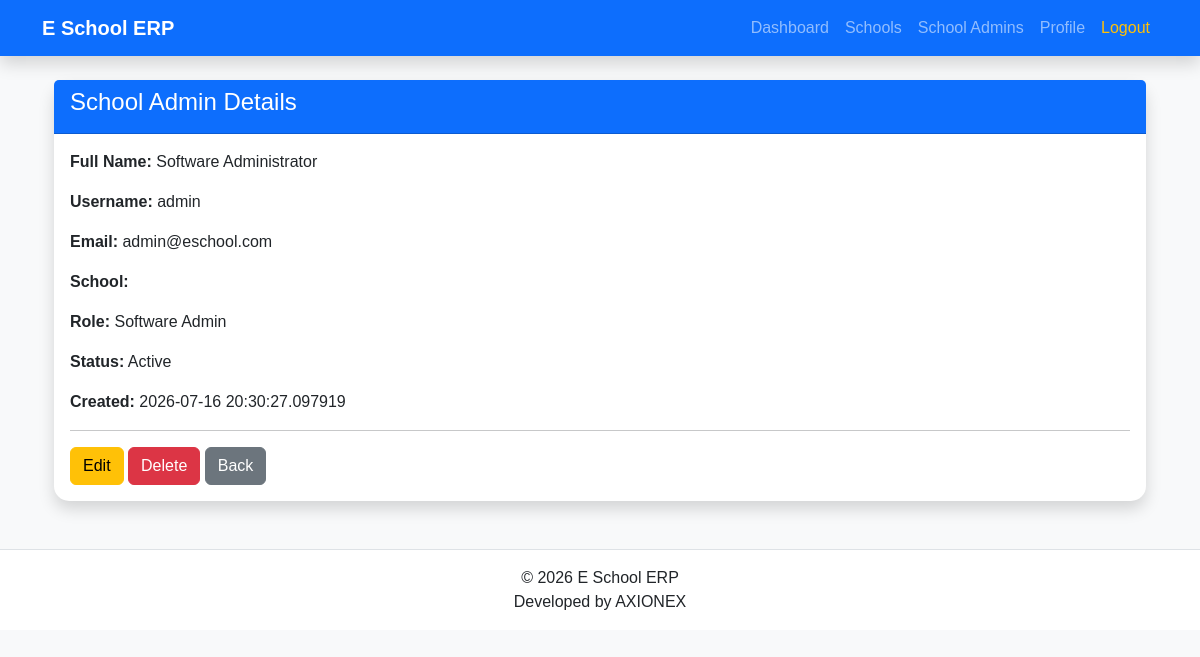
/software-admin/school-admins/1 (signed in), run on an earlier commit of the app's database.
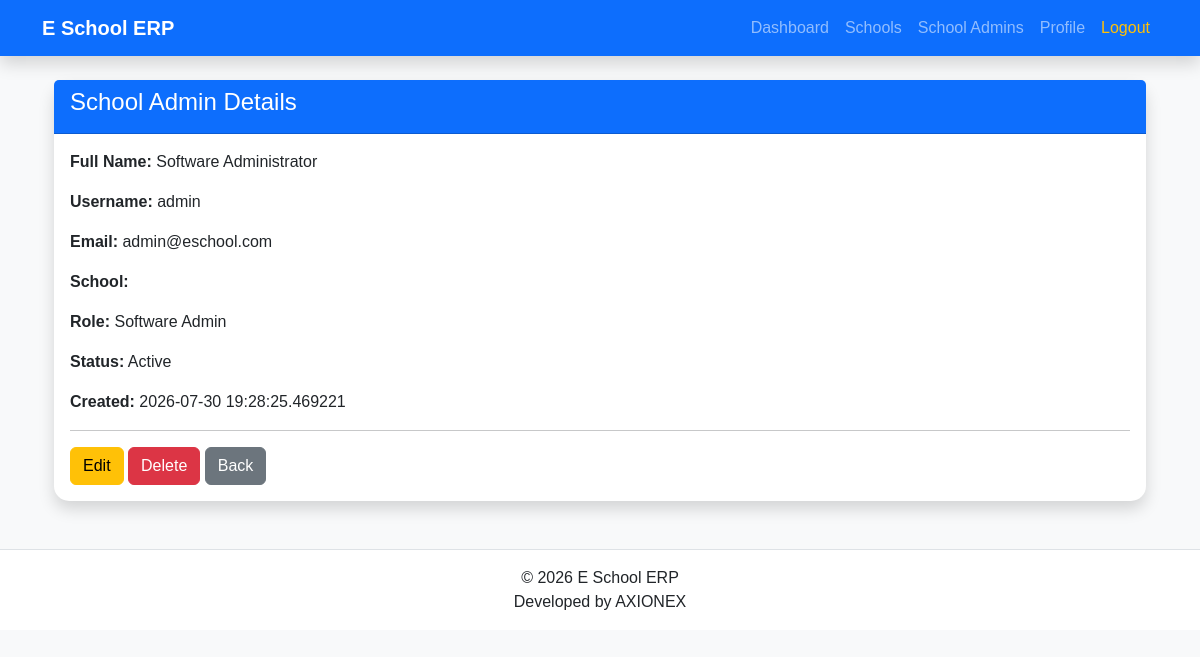
And on a later commit of the database.
### app/models/user.py (models this page shows, shortened)
class User(UserMixin, db.Model):
    __tablename__ = "users"
    id = db.Column(db.Integer, primary_key=True)
    full_name = db.Column(db.String(100), nullable=False)
    role_id = db.Column(db.Integer,db.ForeignKey("roles.id"),nullable=False)
    role = db.relationship("Role",back_populates="users")
    school = db.relationship("School",back_populates="users")
    student=db.relationship("Student",back_populates="user",uselist=False,cascade="all, delete-orphan")
    teacher=db.relationship("Teacher",back_populates="user",uselist=False,cascade="all, delete-orphan")
    parent= db.relationship("Parent",back_populates="user",uselist=False,cascade="all, delete-orphan")
    school_admin = db.relationship("SchoolAdmin",back_populates="user",uselist=False,cascade="all, delete-orphan")
    school_id = db.Column(db.Integer,db.ForeignKey("schools.id"),nullable=True)
    username = db.Column(db.String(50),unique=True,nullable=False)
    email = db.Column(db.String(120),unique=True,nullable=False)
    password_hash = db.Column(db.String(255),nullable=False)
    is_active = db.Column(db.Boolean,default=True)
    is_verified = db.Column(db.Boolean,default=False)
    last_login = db.Column(db.DateTime,nullable=True)
    created_at = db.Column(db.DateTime,default=datetime.utcnow)
    updated_at = db.Column(db.DateTime,default=datetime.utcnow,onupdate=datetime.utcnow)

### app/models/role.py (models this page shows, shortened)
class Role(db.Model):
    __tablename__ = "roles"
    id = db.Column(db.Integer, primary_key=True)
    role_name = db.Column(db.String(50),unique=True,nullable=False)
    description = db.Column(db.String(255),nullable=True)
    is_active = db.Column(db.Boolean,default=True)
    created_at = db.Column(db.DateTime,default=datetime.utcnow)
    updated_at = db.Column(db.DateTime,default=datetime.utcnow,onupdate=datetime.utcnow)
    users = db.relationship("User",back_populates="role")

### app/blueprints/software_admin/routes.py (the view)
@software_admin.route("/school-admins/<int:id>")
@login_required
def school_admin_detail(id):
    admin = User.query.get_or_404(id)
    return render_template("software_admin/school_admin_detail.html", admin=admin)

### app/models/user.py (called while the page is built)
@login_manager.user_loader
def load_user(user_id):
    return User.query.get(int(user_id))

### app/templates/Software_admin/school_admin_detail.html (shortened to what this page needs)
{% extends "base.html" %}
{% block content %}
<div class="container mt-4">
<div class="card shadow">
<div class="card-header bg-primary text-white">
<h4>School Admin Details</h4>
</div>
<div class="card-body">
<p><strong>Full Name:</strong> {{ admin.full_name }}</p>
<p><strong>Username:</strong> {{ admin.username }}</p>
<p><strong>Email:</strong> {{ admin.email }}</p>
<p><strong>School:</strong> {{ admin.school.school_name }}</p>
<p><strong>Role:</strong> {{ admin.role.role_name }}</p>
<p>
<strong>Status:</strong>
{% if admin.is_active %}
Active
{% else %}
Inactive
{% endif %}
</p>
<p><strong>Created:</strong> {{ admin.created_at }}</p>
<hr>
<a href="{{ url_for('software_admin.edit_school_admin', id=admin.id) }}"
class="btn btn-warning">
Edit
</a>
<a href="{{ url_for('software_admin.delete_school_admin', id=admin.id) }}"
class="btn btn-danger"
onclick="return confirm('Delete this School Admin?')">
Delete
</a>
<a href="{{ url_for('software_admin.school_admins') }}"
class="btn btn-secondary">
Back
</a>
</div>
</div>
</div>
{% endblock %}

### app/templates/base.html (shortened to what this page needs)
<!DOCTYPE html>
<html lang="en">
<head>
<link href="https://cdn.jsdelivr.net/npm/bootstrap@5.3.3/dist/css/bootstrap.min.css" rel="stylesheet">
<link rel="stylesheet"
href="{{ url_for('static', filename='css/style.css') }}">
</head>
<body class="bg-light">
<nav class="navbar navbar-expand-lg navbar-dark bg-primary shadow">
<div class="container">
<a class="navbar-brand fw-bold"
href="#">
E School ERP
</a>
<div class="collapse navbar-collapse"
id="navbarNav">
<ul class="navbar-nav ms-auto">
{% if current_user.is_authenticated %}
<li class="nav-item">
<a class="nav-link"
href="{{ url_for('software_admin.dashboard') }}">
Dashboard
</a>
</li>
<li class="nav-item">
<a class="nav-link"
href="{{ url_for('software_admin.schools') }}">
Schools
</a>
</li>
<li class="nav-item">
<a class="nav-link"
href="{{ url_for('software_admin.create_school_admin') }}">
School Admins
</a>
</li>
<li class="nav-item">
<a class="nav-link"
href="#">
Profile
</a>
</li>
<li class="nav-item">
<a class="nav-link text-warning"
href="{{ url_for('auth.logout') }}">
Logout
</a>
</li>
{% endif %}
</ul>
</div>
</div>
</nav>
<div class="container mt-4">
{% block content %}
{% endblock %}
</div>
<footer class="bg-white border-top mt-5">
<div class="container text-center py-3">
© 2026 E School ERP
<br>
Developed by AXIONEX
</div>
</footer>
</body>
</html>

### app/static/css/style.css (style rules this page uses)
body { margin:0; background:#f4f6f9; font-family:Arial,sans-serif; }
.card { border:none; border-radius:15px; }
footer { background:white; }

What changed in the data, as far as the page shows it:
changed User "Software Administrator": created_at "2026-07-16 20:30:27.097919" → "2026-07-30 19:28:25.469221"
